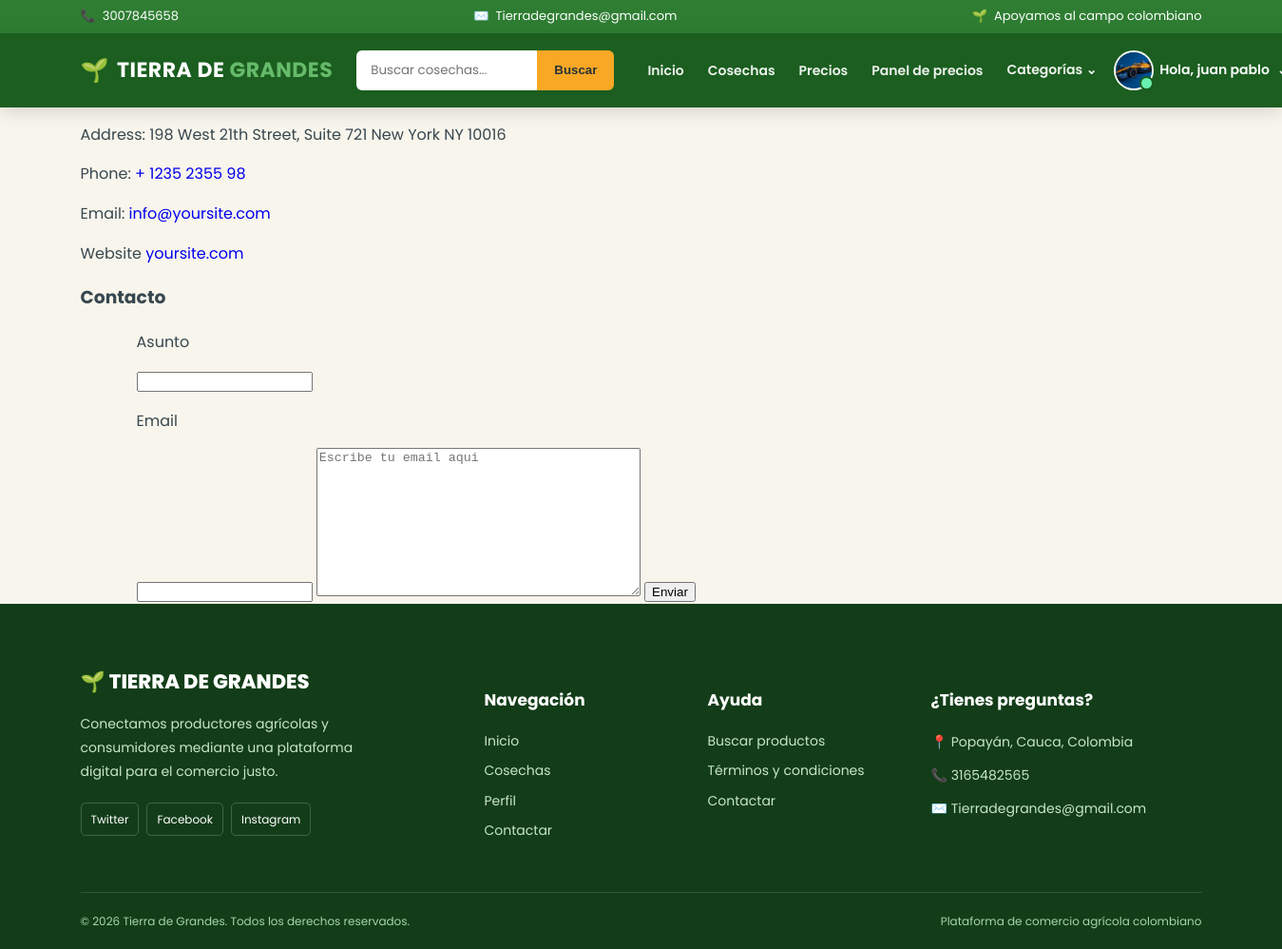
Screenshot of /contactar/ (signed in) with the database file from the repository.
### cuentas/models.py (models this page shows, shortened)
class Cuentas (AbstractBaseUser):
    nombres = models.CharField(max_length=50)
    apellidos = models.CharField(max_length=50)
    nombreusuario = models.CharField(max_length=50, unique=True)
    email = models.CharField(max_length=100, unique=True)
    numero_telefono = models.CharField(max_length=50)
    date_joined = models.DateTimeField(auto_now_add=True)
    last_login = models.DateTimeField(auto_now_add=True)
    is_admin = models.BooleanField(default=False)
    is_staff = models.BooleanField(default=False)
    is_active = models.BooleanField(default=False)
    is_superadmin = models.BooleanField(default=False)
    USERNAME_FIELD = 'email'
    REQUIRED_FIELDS = ['nombreusuario', 'nombres', 'apellidos']
    objects = CuentaAdd()
    def full_nombre(self):
        return f'{self.nombres} {self.apellidos}'

class UserPerfil(models.Model):
    user = models.OneToOneField(Cuentas, on_delete=models.CASCADE)
    direccion_linea_1 = models.CharField(blank=True, max_length=100)
    direccion_linea_2 = models.CharField(blank=True, max_length=100)
    image_perfil = models.ImageField(upload_to='userperfil')
    ciudad = models.CharField(blank=True, max_length=20)
    departamento = models.CharField(blank=True, max_length=20)
    descripcion = models.TextField()
    instagram = models.URLField("Instagram", max_length=200, blank=True)
    tiktok = models.URLField("TikTok", max_length=200, blank=True)
    facebook = models.URLField("Facebook", max_length=200, blank=True)

### cuentas/views.py (the view, shortened to what this page needs)
# urls.py: path('contactar/', views.contactar,name="contactar"),
def contactar(request):
    return render(request,"contacto/contact.html")

### categorias/context_processors.py (called while the page is built)
def menu_links(request):
    links = Categoria.objects.all()
    return dict(links=links)

### categorias/models.py (called while the page is built)
    def get_url(self):
        return reverse('productos_categoria', args=[self.slug])

### tiera_de_grandes/templates/contacto/contact.html (shortened to what this page needs)
{% extends 'index.html' %}
{% load static %}
{% block content %}
    <section class="ftco-section contact-section bg-light">
      <div class="container">
      	<div class="row d-flex mb-5 contact-info">
          <div class="col-md-3 d-flex">
          	<div class="info bg-white p-4">
	            <p><span>Address:</span> 198 West 21th Street, Suite 721 New York NY 10016</p>
	          </div>
          </div>
          <div class="col-md-3 d-flex">
          	<div class="info bg-white p-4">
	            <p><span>Phone:</span> <a href="tel://1234567920">+ 1235 2355 98</a></p>
	          </div>
          </div>
          <div class="col-md-3 d-flex">
          	<div class="info bg-white p-4">
	            <p><span>Email:</span> <a href="mailto:info@yoursite.com">info@yoursite.com</a></p>
	          </div>
          </div>
          <div class="col-md-3 d-flex">
          	<div class="info bg-white p-4">
	            <p><span>Website</span> <a href="#">yoursite.com</a></p>
	          </div>
          </div>
          <section>
            <div>
                <h3>Contacto</h3>
              <div class="container">
                <form action="/contactar/" method="POST">{% csrf_token %}
                   <p>Asunto</p>
                   <input class="form-control" type="text" name="txtAsunto">
                   <p>Email</p>
                   <input class="form-control" type="email" name="txtEmail">
                   <textarea class="form-control" name="textmsg" id="text" cols="40" rows="10"  placeholder="Escribe tu email aqui" ></textarea>
                   <input class="btn btn-light" type="submit" value="Enviar">
                </form>
              </div>
            </div>
        </section>
        </div>
      </div>
    </section>
{% endblock %}

### tiera_de_grandes/templates/index.html (shortened to what this page needs)
<!DOCTYPE html>
{% load humanize %}
{% load static %}
<html lang="es">
<head>
    <link rel="stylesheet" href="{% static 'css/index.css' %}">
    <link rel="stylesheet" href="{% static 'css/base_extra.css' %}">
    <link rel="stylesheet" href="{% static 'css/login_tdg.css' %}">
</head>
<body>
    <div class="top-bar">
        <div class="container">
            <div class="top-bar-content">
                <div class="top-item">
                    <span aria-hidden="true">📞</span>
                    <span>3007845658</span>
                </div>
                <div class="top-item">
                    <span aria-hidden="true">✉️</span>
                    <span>Tierradegrandes@gmail.com</span>
                </div>
                <div class="top-item top-message">
                    <span aria-hidden="true">🌱</span>
                    <span>Apoyamos al campo colombiano</span>
                </div>
            </div>
        </div>
    </div>
    <nav class="main-navbar" aria-label="Navegación principal">
        <div class="container">
            <div class="navbar-content">
                <a href="{% url 'inicio' %}" class="brand">
                    <span class="brand-icon" aria-hidden="true">🌱</span>
                    <span>TIERRA DE <strong>GRANDES</strong></span>
                </a>
                <form class="search-form" action="{% url 'buscador' %}" method="get" role="search">
                    <input type="search" name="keyword" placeholder="Buscar cosechas..." aria-label="Buscar productos">
                    <button type="submit">Buscar</button>
                </form>
                <div class="nav-menu">
                    <a href="{% url 'inicio' %}" class="nav-link">Inicio</a>
                    <a href="{% url 'verproducto' %}" class="nav-link">Cosechas</a>
                    <a href="{% url 'inteligencia_artificial:precios_referencia' %}" class="nav-link">Precios</a>
                    <a href="{% url 'inteligencia_artificial:panel_precios' %}" class="nav-link">Panel de precios</a>
                    <div class="nav-dropdown" data-dropdown>
                        <button class="nav-link dropdown-button"
                                type="button"
                                data-dropdown-toggle
                                aria-haspopup="true"
                                aria-expanded="false"
                                aria-controls="categoriasMenu">
                            Categorías <span aria-hidden="true">⌄</span>
                        </button>
                    </div>
                    {% if request.user.is_authenticated %}
                        {% with u=request.user %}
                        <div class="nav-dropdown" data-dropdown>
                            <button class="user-button"
                                    type="button"
                                    data-dropdown-toggle
                                    aria-haspopup="true"
                                    aria-expanded="false"
                                    aria-controls="userMenu">
                                <span class="user-avatar" aria-hidden="true">
                                    <span class="user-initial">{{ u.nombres|default:u.nombreusuario|default:"U"|slice:":1"|upper }}</span>
                                    {% if u.userperfil.image_perfil %}
                                        <img src="{{ u.userperfil.image_perfil.url }}"
                                             alt=""
                                             class="user-photo"
                                             onerror="this.remove()">
                                    {% endif %}
                                </span>
                                <span class="user-name">Hola, {{ u.nombres|default:u.nombreusuario|truncatechars:14 }}</span>
                                <span class="dropdown-caret" aria-hidden="true">⌄</span>
                            </button>
                        </div>
                        {% endwith %}
                    {% else %}
                        <a href="{% url 'login' %}" class="nav-link">Iniciar Sesión</a>
                        <a href="{% url 'registrar' %}" class="register-button">Regístrate</a>
                    {% endif %}
                </div>
            </div>
        </div>
    </nav>
    {% block content %}{% endblock content %}
    <footer class="footer">
        <div class="container">
            <div class="footer-grid">
                <div class="footer-column">
                    <a href="{% url 'inicio' %}" class="footer-brand">🌱 TIERRA DE GRANDES</a>
                    <p>
                        Conectamos productores agrícolas y
                        consumidores mediante una plataforma
                        digital para el comercio justo.
                    </p>
                    <div class="social-links">
                        <a href="https://twitter.com/?lang=es" target="_blank" rel="noopener noreferrer">Twitter</a>
                        <a href="https://www.facebook.com/profile.php?id=100084250750943" target="_blank" rel="noopener noreferrer">Facebook</a>
                        <a href="https://www.instagram.com/" target="_blank" rel="noopener noreferrer">Instagram</a>
                    </div>
                </div>
                <div class="footer-column">
                    <h4>Navegación</h4>
                    <a href="{% url 'inicio' %}">Inicio</a>
                    <a href="{% url 'verproducto' %}">Cosechas</a>
                    {% if request.user.is_authenticated %}
                        <a href="{% url 'perfil' %}">Perfil</a>
                    {% endif %}
                    <a href="{% url 'contactar' %}">Contactar</a>
                </div>
                <div class="footer-column">
                    <h4>Ayuda</h4>
                    <a href="{% url 'verproducto' %}">Buscar productos</a>
                    <a href="#">Términos y condiciones</a>
                    <a href="{% url 'contactar' %}">Contactar</a>
                </div>
                <div class="footer-column">
                    <h4>¿Tienes preguntas?</h4>
                    <p>📍 Popayán, Cauca, Colombia</p>
                    <p>📞 3165482565</p>
                    <p>✉️ Tierradegrandes@gmail.com</p>
                </div>
            </div>
            <div class="footer-bottom">
                <p>© {% now "Y" %} Tierra de Grandes. Todos los derechos reservados.</p>
                <p>Plataforma de comercio agrícola colombiano</p>
            </div>
        </div>
    </footer>
</body>
</html>

### tiera_de_grandes/static/css/index.css (style rules this page uses)
:root { --green-dark: #1B5E20; --green: #2E7D32; --green-light: #66BB6A; --green-soft: #E8F5E9; --cream: #F8F5EC; --cream-dark: #F1EBDD; --yellow: #F9A825; --yellow-dark: #F57F17; --brown: #795548; --text: #37474F; --text-light: #607D8B; --white: #FFFFFF; --border: #E0E0E0; --shadow: 0 8px 30px rgba(27, 94, 32, 0.08); --shadow-hover: 0 15px 35px rgba(27, 94, 32, 0.16); }
* { box-sizing: border-box; }
html { scroll-behavior: smooth; }
body { margin: 0; background: var(--cream); color: var(--text); font-family: "Poppins", sans-serif; line-height: 1.6; }
a { text-decoration: none; }
img { max-width: 100%; }
.container { width: 90%; max-width: 1180px; margin: 0 auto; }
.top-bar { background: var(--green); color: white; font-size: 13px; padding: 7px 0; }
.top-bar-content { display: flex; justify-content: space-between; align-items: center; gap: 20px; }
.top-item { display: flex; align-items: center; gap: 7px; }
.top-message { justify-content: flex-end; }
.main-navbar { position: sticky; top: 0; z-index: 1000; background: var(--green-dark); box-shadow: 0 4px 18px rgba(0, 0, 0, 0.14); }
.navbar-content { min-height: 78px; display: flex; align-items: center; gap: 25px; }
.brand { display: flex; align-items: center; gap: 8px; color: white; font-size: 22px; font-weight: 700; letter-spacing: .5px; white-space: nowrap; }
.brand-icon { font-size: 24px; }
.brand strong { color: var(--green-light); }
.search-form { display: flex; margin-left: auto; }
.search-form input { width: 190px; height: 42px; padding: 0 15px; border: none; outline: none; border-radius: 6px 0 0 6px; font-family: inherit; }
.search-form button { height: 42px; border: none; padding: 0 18px; background: var(--yellow); color: #263238; font-weight: 700; border-radius: 0 6px 6px 0; cursor: pointer; }
.nav-menu { display: flex; align-items: center; gap: 5px; }
.nav-link { color: rgba(255,255,255,.92); padding: 9px 10px; font-size: 14px; font-weight: 600; white-space: nowrap; }
.nav-dropdown { position: relative; }
.dropdown-button { background: transparent; border: none; font-family: inherit; cursor: pointer; }
.footer { padding: 65px 0 20px; background: #123D18; color: #C8E6C9; }
.footer-grid { display: grid; grid-template-columns: 2fr 1fr 1fr 1.5fr; gap: 45px; }
.footer-brand { display: inline-block; margin-bottom: 15px; color: white; font-size: 21px; font-weight: 800; }
.footer-column p { max-width: 330px; margin: 0 0 10px; font-size: 14px; line-height: 1.8; }
.footer-column h4 { margin-bottom: 18px; color: white; font-size: 17px; font-weight: 700; }
.footer-column > a:not(.footer-brand) { display: block; margin-bottom: 9px; color: #C8E6C9; font-size: 14px; }
.social-links { display: flex; flex-wrap: wrap; gap: 8px; margin-top: 20px; }
.social-links a { padding: 7px 10px; border: 1px solid rgba(255,255,255,.2); border-radius: 5px; color: white; font-size: 12px; }
.footer-bottom { display: flex; justify-content: space-between; gap: 20px; margin-top: 45px; padding-top: 20px; border-top: 1px solid rgba(255,255,255,.13); color: #A5D6A7; font-size: 12px; }
.footer-bottom p { margin: 0; }

### tiera_de_grandes/static/css/base_extra.css (style rules this page uses)
.user-button { display: flex; align-items: center; gap: 8px; padding: 4px 10px 4px 5px; background: transparent; border: none; border-radius: 50px; color: var(--white); font-family: inherit; font-size: 14px; font-weight: 600; cursor: pointer; transition: background-color .2s; }
.user-avatar { position: relative; display: block; width: 38px; height: 38px; flex-shrink: 0; border-radius: 50%; box-shadow: 0 0 0 2px var(--white); }
.user-initial { display: flex; align-items: center; justify-content: center; width: 100%; height: 100%; background: var(--green-light); border-radius: 50%; color: var(--green-dark); font-size: 16px; font-weight: 800; }
.user-photo { position: absolute; inset: 0; width: 100%; height: 100%; object-fit: cover; border-radius: 50%; }
.user-avatar::after { content: ""; position: absolute; right: -2px; bottom: -2px; z-index: 2; width: 11px; height: 11px; background: #69F0AE; border: 2px solid var(--green-dark); border-radius: 50%; }
.user-name { max-width: 130px; overflow: hidden; text-overflow: ellipsis; white-space: nowrap; }
.dropdown-caret { font-size: 12px; }

### rows the page displays
Cuentas: userperfil.image_perfil (picture), nombres "juan pablo"
